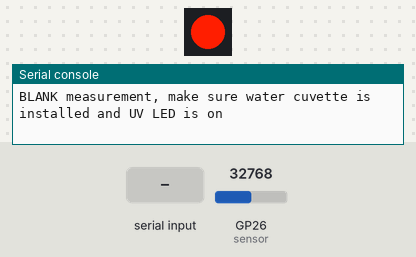
Recording of a program running on a simulated Raspberry Pi Pico running MicroPython. Parts: 1 RGB LEDs in strip order, left to right, the last lines printed to the serial console. The inputs (shaded band) are chosen by the test bench; at power-on: GP26 (sensor) = 32768 (analog values on the 0–65535 scale).

Above: at 1.2 s.
1.3 s: "1" typed at the serial console, then Enter
At 1.45 s:
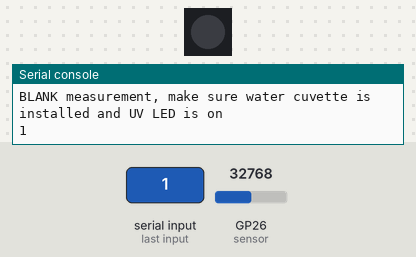
3.7 s: "0" typed at the serial console, then Enter
At 5.5 s:
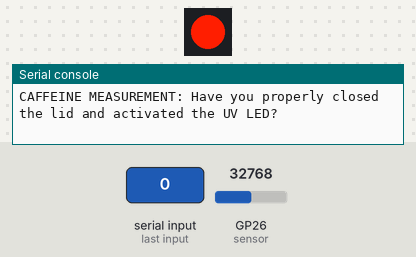
Timing chart, 0 to 7.0 s (numbered marks = the images above; inputs shaded):
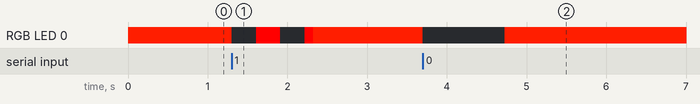

The program:

SCRIPT_CAFFEINATOR.py
```python
'''
Measure UV signal on YD-RP2040 microprocessor

Author: Victor De Pillecyn

Date of last change: 11/05/2023

License: Creative Commons BY (CC-BY)
//////////////////////////////////////////////////////////////////////////////////
'''
# Import necessary packages
import machine
import utime
import neopixel
import math

# Initialise 1 neopixel on pin 23
np = neopixel.NeoPixel(machine.Pin(23), 1)

# Initialise UV sensor on pin 26
sensor = machine.ADC(26)


# Physico-chemical parameters
OPL = 1 # Optical path length (cm)
MAC = 386 # Molar absorption coefficient caffeine in coffee (cm^-1M^-1)
MM_CAF = 194.19 # Molar mass caffeine in g/mol

# Volumes of coffees in L (source: https://lattelovebrew.com/coffee-cup-size-chart/)
VOLUME_ESPRESSO = 0.059
VOLUME_CAPPUCINO = 0.177
VOLUME_REGULAR = 0.25
VOLUME_LARGE = 0.35

# Define needed variables

V0 = 184 # We choose baseline voltage ourselves

NR_BLANKS = 100
BLANKS_PER_SEC = 100
BLANKS = []

MEASUREMENTS_PER_SEC = 100


# User setup
np[0] = (255, 30, 0)
np.write()

check = input("BLANK measurement, make sure water cuvette is installed and UV LED is on\n")

# Blank measurement
while NR_BLANKS > 0:
    np[0] = ((NR_BLANKS%5)*255, 0, 0) # Blink between off and purple while setting up
    np.write() # Don't forget this line to make the LED change color
    measurement = sensor.read_u16()
    BLANKS.append(measurement)
    NR_BLANKS -= 1
    utime.sleep(1/BLANKS_PER_SEC)

# Print blanks and average blank
#print(f"Blank measurements: {BLANKS}")
AVG_BLANK = round(sum(BLANKS)/len(BLANKS), 0)
print(AVG_BLANK)

while True:
    # User setup
    #check = input("Please change the cuvette to one with coffee?\n")
    MEASUREMENTS = []
    NR_MEASUREMENTS = 100
    np[0] = (255, 30, 0)
    np.write()
    print("Don't forget to shut off the UV light before opening!")
    check = input("CAFFEINE MEASUREMENT: Have you properly closed the lid and activated the UV LED?\n")
    print("Performing caffeine measurement...")

    # Cafeine measurement
    while NR_MEASUREMENTS > 0:
        np[0] = ((NR_BLANKS%5)*255, 0, 0)
        np.write()
        measurement = sensor.read_u16()
        MEASUREMENTS.append(measurement)
        NR_MEASUREMENTS -= 1
        utime.sleep(1/MEASUREMENTS_PER_SEC)

    # Print measurements and average measurement
    np[0] = (0, 255, 0)
    np.write()
    #print(f"Caffeine measurements: {MEASUREMENTS}")
    AVG_MEASUREMENT = round(sum(MEASUREMENTS)/len(MEASUREMENTS), 0)
    print(AVG_MEASUREMENT)

    if AVG_MEASUREMENT-V0 > 0:
        # Calculate absorption
        absorbance = math.log10((AVG_BLANK-V0)/(AVG_MEASUREMENT-V0))
        print(f'Absorbance: {absorbance}')

        #Calculate cafeine concentration

        caf_concentration = absorbance/(OPL*MAC)
        caf_massconcentration = caf_concentration*MM_CAF
        caf_ESPRESSO = abs(round(caf_massconcentration*VOLUME_ESPRESSO*1000, 0))
        caf_CAPPUCINO = abs(round(caf_massconcentration*VOLUME_CAPPUCINO*1000, 0))
        caf_REGULAR = abs(round(caf_massconcentration*VOLUME_REGULAR*1000, 0))
        caf_LARGE = abs(round(caf_massconcentration*VOLUME_LARGE*1000, 0))
        print(f'Your coffee contains {caf_concentration} mol/L')
        print(f'Depending on your coffee size, this is:\n ESPRESSO: {caf_ESPRESSO} mg\n CAPPUCINO: {caf_CAPPUCINO} mg\n REGULAR: {caf_REGULAR} mg\n LARGE: {caf_LARGE} mg')
    else:
        print(f'signal too faint :(, try again!')
```

Measured:
- after the input at 1.3 s, RGB LED 0: RGB(255, 30, 0) → off at once, → RGB(255, 0, 0) 0.31 s later, → off 0.31 s later, → RGB(255, 0, 0) 0.31 s later, … (5 changes in this stretch)
- after the input at 3.7 s, RGB LED 0: RGB(255, 30, 0) → off at once, → RGB(255, 30, 0) 1.0 s later
